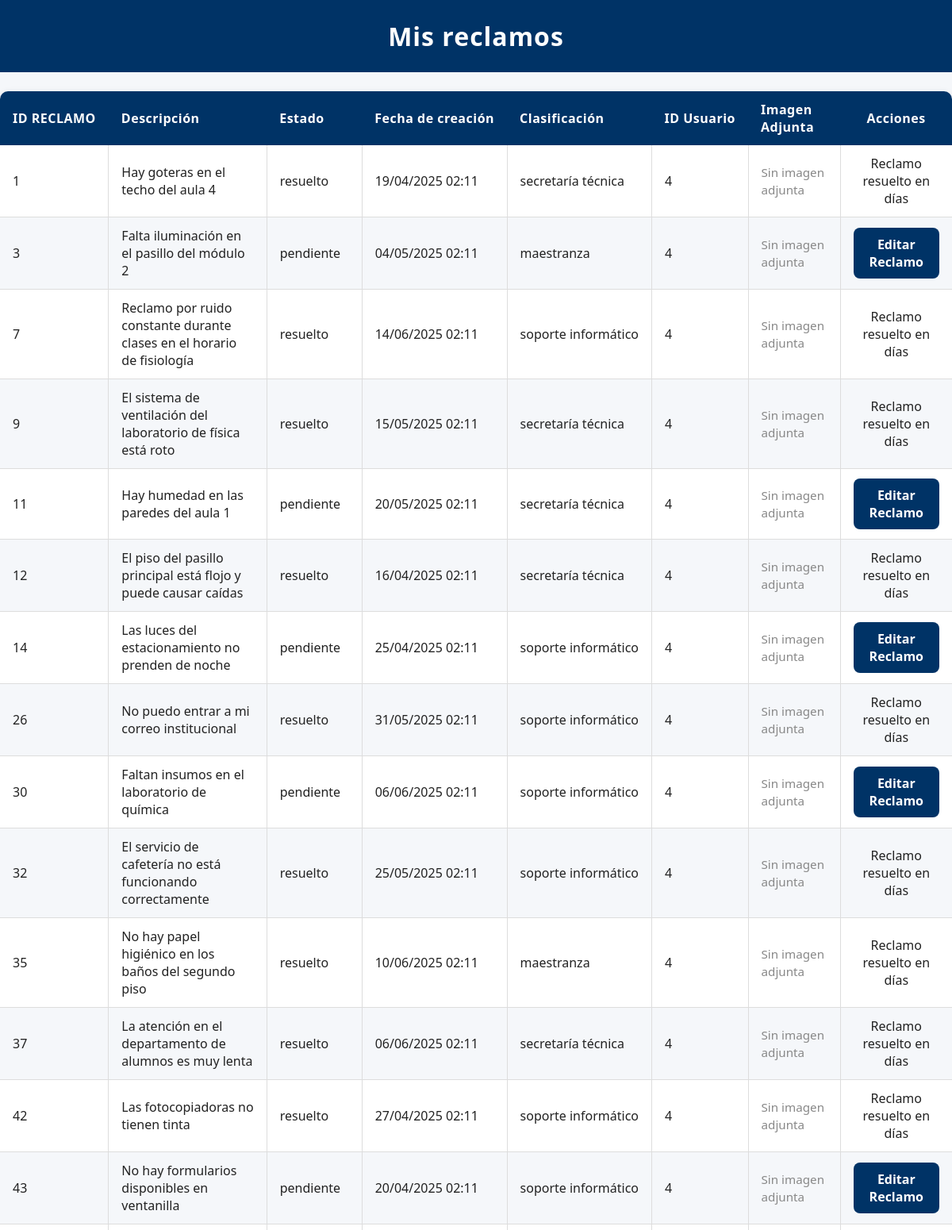
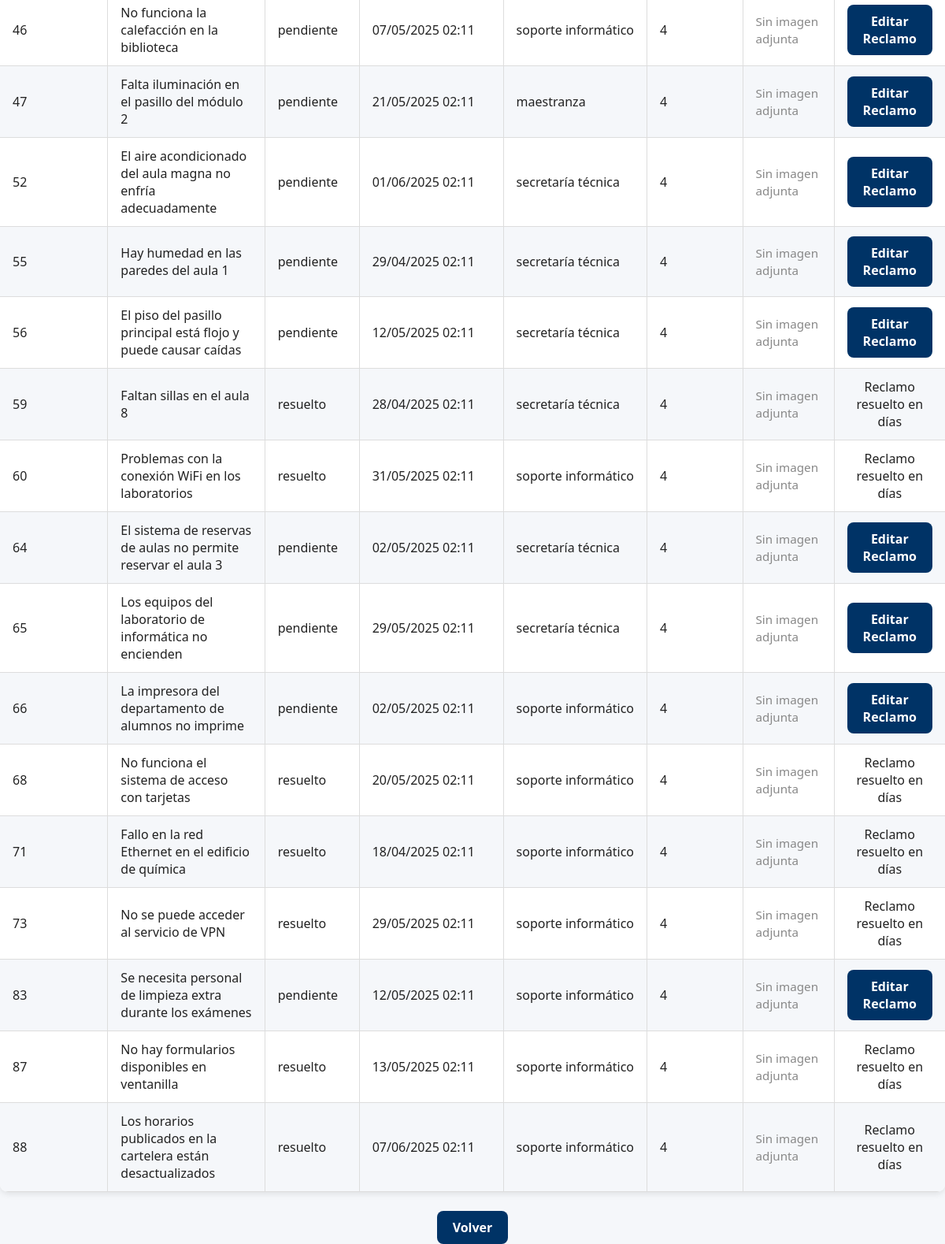
Page /mis_reclamos (signed in) on the committed database (2 pictures, top to bottom).
### modules/modelos.py (models this page shows)
class Base(DeclarativeBase):
    pass

class ModeloReclamo(Base):
    __tablename__ = 'reclamos'
    id = Column(Integer, primary_key=True)
    estado = Column(String, default="pendiente")
    fecha_hora = Column(DateTime, default=datetime.utcnow)
    contenido = Column(String)
    usuario_id = Column(Integer, ForeignKey('usuarios.id'))
    clasificacion = Column(String)
    usuarios = relationship(
        "ModeloUsuario",
        secondary="reclamos_usuarios",
        back_populates="reclamos"
    )

### server.py (the view)
@app.route('/mis_reclamos')
@login_required
def mis_reclamos():
    if current_user.rol == '1':
        reclamos = repo_reclamos.obtener_todos_los_reclamos_base()
    else:
        reclamos = repo_reclamos.obtener_todos_los_registros(current_user.id)
    return render_template('mis_reclamos.html', usuario=current_user, reclamos=reclamos, os=os)

### modules/login.py (called while the page is built)
    @property
    def is_authenticated(self):
        return True

### modules/repositorio.py (called while the page is built)
    def obtener_registro_por_filtro(self, campo, valor, campo2=None, valor2=None):
        query = self.__session.query(ModeloUsuario).filter(getattr(ModeloUsuario, campo) == valor)
        if campo2 and valor2:
            query = query.filter(getattr(ModeloUsuario, campo2) == valor2)
        modelo = query.first()
        if modelo:
            return self.__map_modelo_a_entidad(modelo)
        return None

    def __map_modelo_a_entidad(self, modelo: ModeloUsuario):
        return Usuario(
            nombre=modelo.nombre,
            apellido=modelo.apellido,
            email=modelo.email,
            nombre_de_usuario=modelo.nombre_de_usuario,
            contraseña=modelo.contraseña,
            rol=modelo.rol,
            claustro=modelo.claustro,
            id=modelo.id
        )

    def obtener_todos_los_registros(self, usuario_id):
        return self.__session.query(ModeloReclamo).filter_by(usuario_id=usuario_id).all()

### modules/usuarios.py (called while the page is built)
    @property
    def nombre(self):
        return self.__nombre

    @nombre.setter
    def nombre(self, nuevo_nombre: str):
        if not isinstance(nuevo_nombre, str):
            raise ValueError("El nombre debe ser una cadena de texto")
        self.__nombre = nuevo_nombre

    @property
    def apellido(self):
        return self.__apellido

    @apellido.setter
    def apellido(self, nuevo_apellido: str):
        if not isinstance(nuevo_apellido, str):
            raise ValueError("El apellido debe ser una cadena de texto")
        self.__apellido = nuevo_apellido

    @property
    def email(self):
        return self.__email

    @email.setter
    def email(self, nuevo_email: str):
        if not isinstance(nuevo_email, str):
            raise ValueError("El email debe ser una cadena de texto")
        self.__email = nuevo_email

    @property
    def nombre_de_usuario(self):
        return self.__nombre_de_usuario

    @nombre_de_usuario.setter
    def nombre_de_usuario(self, nuevo_nombre_de_usuario: str):
        if not isinstance(nuevo_nombre_de_usuario, str):
            raise ValueError("El nombre de usuario debe ser una cadena de texto")
        self.__nombre_de_usuario = nuevo_nombre_de_usuario

    @property
    def contraseña(self):
        return self.__contraseña

    @contraseña.setter
    def contraseña(self, value):
        self.__contraseña = value

    @property
    def rol(self):
        return self.__rol

    @property
    def id(self):
        return self.__id

### templates/mis_reclamos.html (shortened to what this page needs)
<!DOCTYPE html>
<html lang="es">
<head>
    <link rel="stylesheet" href="{{ url_for('static', filename='style.css') }}">
</head>
<body>
    <h1>Mis reclamos</h1>
    <table>
        <thead>
            <tr>
                <th class="col-id">ID RECLAMO</th>
                <th class="col-descripcion">Descripción</th>
                <th class="col-estado">Estado</th>
                <th class="col-fecha">Fecha de creación</th>
                <th class="col-clasificacion">Clasificación</th>
                <th class="col-usuario">ID Usuario</th>
                <th class = "col-imagen">Imagen Adjunta</th>
                <th class="col-acciones">Acciones</th>
            </tr>
        </thead>
        <tbody>
            {% for reclamo in reclamos %}
                <tr>
                    <td class="col-id">{{ reclamo.id }}</td>
                    <td class="col-descripcion">{{ reclamo.contenido }}</td>
                    <td class="col-estado">{{reclamo.estado}}</td>
                    <td class="col-fecha">{{ reclamo.fecha_hora.strftime('%d/%m/%Y %H:%M')}}</td>
                    <td class="col-clasificacion">{{ reclamo.clasificacion }}</td>
                    <td class="col-usuario">{{ reclamo.usuario_id }}</td>
                    <td class = "col-imagen">
                    {% set imagen_path = 'static/Imagenes Reclamos/{}.png'.format(reclamo.id) %}
                    {% if os.path.exists(imagen_path) %}
                        <details>
                            <summary>Ver imagen adjunta</summary>
                            <img src = "{{ url_for('static',filename='Imagenes Reclamos/{}.png'.format(reclamo.id) )}}"
                                 alt="Imagen adjunta del reclamo {{ reclamo.id }}"
                                 style = "max-width: 100px; max-height:100px;"
                                 onerror="this.style.display='none';">
                        </details>
                    {% else %}
                        <span style="color: #888; font-size: 0.95em;">Sin imagen adjunta</span>
                    {% endif %}
                    </td>
                    <td class="col-acciones">
                        {%if current_user.rol == '1'%}
                            <a href="{{ url_for('editar_reclamo', reclamo_id=reclamo.id) }}" class="enlace-boton">Derivar Reclamo</a>
                        {%else%}
                            {% if reclamo.estado != "resuelto" %}
                                <a href="{{ url_for('editar_reclamo', reclamo_id=reclamo.id) }}" class="enlace-boton">Editar Reclamo</a>
                            {% else %}
                                Reclamo resuelto en {{ reclamo.resuelto_en }} días
                            {% endif %}
                        {%endif%}
                    </td>
                </tr>
            {% endfor %}
        </tbody>
    </table>
    <div style="text-align:center; margin-top: 20px;">
        <a href="{{ url_for('inicio') }}" class="enlace-boton">Volver</a>
    </div>
</body>
</html>

### static/style.css (style rules this page uses)
html, body { font-family: 'Segoe UI', Arial, sans-serif; background-color: #f5f7fa; color: #222; margin: 0; padding: 0; height: 100%; }
h1 { background-color: #003366; color: #fff; margin: 0; padding: 24px 0; text-align: center; letter-spacing: 1px; }
table { width: 100%; border-collapse: collapse; margin: 24px 0; font-family: 'Segoe UI', Arial, sans-serif; font-size: 1em; color: #222; box-shadow: 0 2px 8px rgba(0,0,0,0.1); border-radius: 10px; overflow: hidden; background: #fff; }
thead { background-color: #003366; color: #fff; text-align: left; }
thead th { padding: 12px 16px; font-weight: bold; letter-spacing: 0.5px; }
tbody tr { border-bottom: 1px solid #ddd; }
tbody tr:nth-child(even) { background-color: #f5f7fa; }
tbody td { padding: 12px 16px; vertical-align: middle; border-left: 1px solid #ddd; }
tbody td:first-child { border-left: none; }
a { position: relative; color: #003366; font-weight: 600; text-decoration: none; cursor: pointer; transition: color 0.3s ease; }
a::after { content: ''; position: absolute; width: 0; height: 2px; left: 0; bottom: -3px; background-color: #00509e; transition: width 0.3s ease; border-radius: 2px; }
a.enlace-boton { display: inline-block; padding: 10px 20px; background-color: #003366; color: #fff; border-radius: 8px; text-decoration: none; font-weight: bold; }
.col-id, .col-usuario { width: 6%; white-space: nowrap; }
.col-estado { width: 10%; white-space: nowrap; }
.col-fecha { width: 15%; white-space: nowrap; }
.col-departamento, .col-clasificacion { width: 12%; white-space: nowrap; }
.col-descripcion { width: auto; max-width: 300px; word-wrap: break-word; }
.col-acciones { width: 8%; text-align: center; }

### rows in the picture
ModeloReclamo: id "1", contenido "Hay goteras en el techo del aula 4", estado "resuelto", fecha_hora "19/04/2025 02:11", clasificacion "secretaría técnica", usuario_id "4"
ModeloReclamo: id "3", contenido "Falta iluminación en el pasillo del módulo 2", estado "pendiente", fecha_hora "04/05/2025 02:11", clasificacion "maestranza", usuario_id "4"
ModeloReclamo: id "7", contenido "Reclamo por ruido constante durante clases en el horario de fisiología", estado "resuelto", fecha_hora "14/06/2025 02:11", clasificacion "soporte informático", usuario_id "4"
ModeloReclamo: id "9", contenido "El sistema de ventilación del laboratorio de física está roto", estado "resuelto", fecha_hora "15/05/2025 02:11", clasificacion "secretaría técnica", usuario_id "4"
ModeloReclamo: id "11", contenido "Hay humedad en las paredes del aula 1", estado "pendiente", fecha_hora "20/05/2025 02:11", clasificacion "secretaría técnica", usuario_id "4"
ModeloReclamo: id "12", contenido "El piso del pasillo principal está flojo y puede causar caídas", estado "resuelto", fecha_hora "16/04/2025 02:11", clasificacion "secretaría técnica", usuario_id "4"
ModeloReclamo: id "14", contenido "Las luces del estacionamiento no prenden de noche", estado "pendiente", fecha_hora "25/04/2025 02:11", clasificacion "soporte informático", usuario_id "4"
ModeloReclamo: id "26", contenido "No puedo entrar a mi correo institucional", estado "resuelto", fecha_hora "31/05/2025 02:11", clasificacion "soporte informático", usuario_id "4"
ModeloReclamo: id "30", contenido "Faltan insumos en el laboratorio de química", estado "pendiente", fecha_hora "06/06/2025 02:11", clasificacion "soporte informático", usuario_id "4"
ModeloReclamo: id "32", contenido "El servicio de cafetería no está funcionando correctamente", estado "resuelto", fecha_hora "25/05/2025 02:11", clasificacion "soporte informático", usuario_id "4"
ModeloReclamo: id "35", contenido "No hay papel higiénico en los baños del segundo piso", estado "resuelto", fecha_hora "10/06/2025 02:11", clasificacion "maestranza", usuario_id "4"
ModeloReclamo: id "37", contenido "La atención en el departamento de alumnos es muy lenta", estado "resuelto", fecha_hora "06/06/2025 02:11", clasificacion "secretaría técnica", usuario_id "4"
ModeloReclamo: id "42", contenido "Las fotocopiadoras no tienen tinta", estado "resuelto", fecha_hora "27/04/2025 02:11", clasificacion "soporte informático", usuario_id "4"
ModeloReclamo: id "43", contenido "No hay formularios disponibles en ventanilla", estado "pendiente", fecha_hora "20/04/2025 02:11", clasificacion "soporte informático", usuario_id "4"
ModeloReclamo: id "46", contenido "No funciona la calefacción en la biblioteca", estado "pendiente", fecha_hora "07/05/2025 02:11", clasificacion "soporte informático", usuario_id "4"
ModeloReclamo: id "47", contenido "Falta iluminación en el pasillo del módulo 2", estado "pendiente", fecha_hora "21/05/2025 02:11", clasificacion "maestranza", usuario_id "4"
ModeloReclamo: id "52", contenido "El aire acondicionado del aula magna no enfría adecuadamente", estado "pendiente", fecha_hora "01/06/2025 02:11", clasificacion "secretaría técnica", usuario_id "4"
ModeloReclamo: id "55", contenido "Hay humedad en las paredes del aula 1", estado "pendiente", fecha_hora "29/04/2025 02:11", clasificacion "secretaría técnica", usuario_id "4"
ModeloReclamo: id "56", contenido "El piso del pasillo principal está flojo y puede causar caídas", estado "pendiente", fecha_hora "12/05/2025 02:11", clasificacion "secretaría técnica", usuario_id "4"
ModeloReclamo: id "59", contenido "Faltan sillas en el aula 8", estado "resuelto", fecha_hora "28/04/2025 02:11", clasificacion "secretaría técnica", usuario_id "4"
ModeloReclamo: id "60", contenido "Problemas con la conexión WiFi en los laboratorios", estado "resuelto", fecha_hora "31/05/2025 02:11", clasificacion "soporte informático", usuario_id "4"
ModeloReclamo: id "64", contenido "El sistema de reservas de aulas no permite reservar el aula 3", estado "pendiente", fecha_hora "02/05/2025 02:11", clasificacion "secretaría técnica", usuario_id "4"
ModeloReclamo: id "65", contenido "Los equipos del laboratorio de informática no encienden", estado "pendiente", fecha_hora "29/05/2025 02:11", clasificacion "secretaría técnica", usuario_id "4"
ModeloReclamo: id "66", contenido "La impresora del departamento de alumnos no imprime", estado "pendiente", fecha_hora "02/05/2025 02:11", clasificacion "soporte informático", usuario_id "4"
ModeloReclamo: id "68", contenido "No funciona el sistema de acceso con tarjetas", estado "resuelto", fecha_hora "20/05/2025 02:11", clasificacion "soporte informático", usuario_id "4"
ModeloReclamo: id "71", contenido "Fallo en la red Ethernet en el edificio de química", estado "resuelto", fecha_hora "18/04/2025 02:11", clasificacion "soporte informático", usuario_id "4"
ModeloReclamo: id "73", contenido "No se puede acceder al servicio de VPN", estado "resuelto", fecha_hora "29/05/2025 02:11", clasificacion "soporte informático", usuario_id "4"
ModeloReclamo: id "83", contenido "Se necesita personal de limpieza extra durante los exámenes", estado "pendiente", fecha_hora "12/05/2025 02:11", clasificacion "soporte informático", usuario_id "4"
ModeloReclamo: id "87", contenido "No hay formularios disponibles en ventanilla", estado "resuelto", fecha_hora "13/05/2025 02:11", clasificacion "soporte informático", usuario_id "4"
ModeloReclamo: id "88", contenido "Los horarios publicados en la cartelera están desactualizados", estado "resuelto", fecha_hora "07/06/2025 02:11", clasificacion "soporte informático", usuario_id "4"
